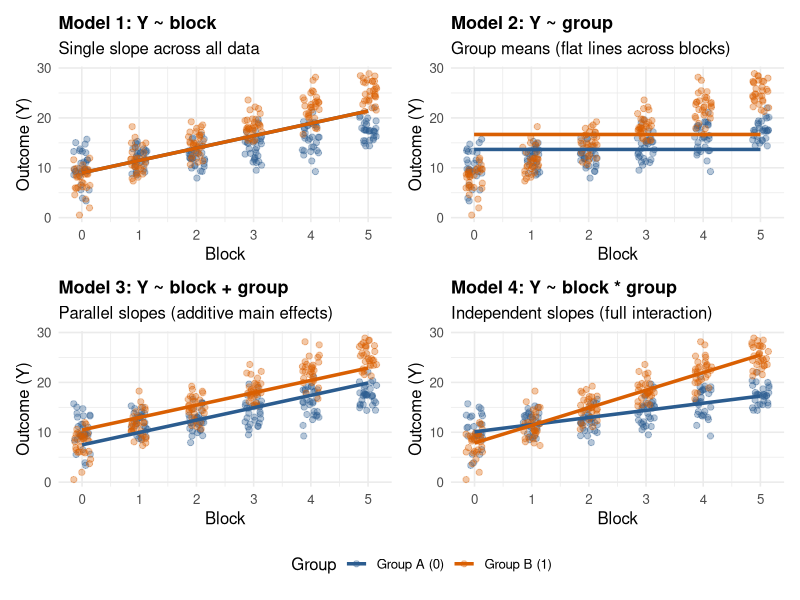
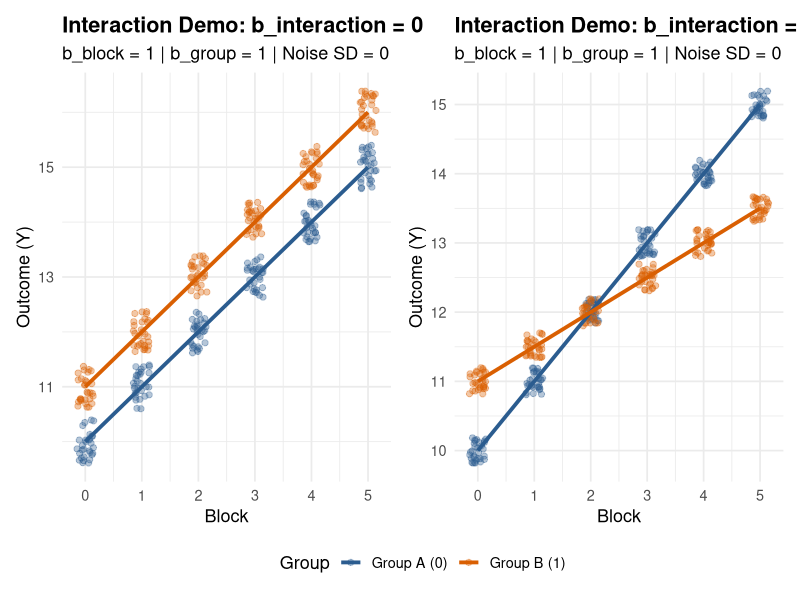

Write R code to recreate these figures, in order.
library(ggplot2)
library(dplyr)
library(patchwork)

# ------------------------------------------------------------------------------
# 1. DATA SIMULATION
# ------------------------------------------------------------------------------
set.seed(42)

n_per_group <- 30  # 30 subjects per group across 6 blocks
blocks <- 0:5
groups <- c("Group A (0)", "Group B (1)")

sim_data <- expand.grid(
  subject = 1:n_per_group,
  group   = groups,
  block   = blocks
) %>%
  mutate(
    # True Population Parameters:
    # Intercept = 10
    # Block main effect = 1.5 (overall upward trend)
    # Group main effect = -2.0 (Group B starts lower)
    # Block * Group interaction = 2.0 (Group B learns/improves much faster)
    mu = 10 + 
      1.5 * block + 
      -2.0 * (group == "Group B (1)") + 
      2.0 * block * (group == "Group B (1)"),
    
    # Add random individual noise
    y = mu + rnorm(n(), mean = 0, sd = 2.5)
  )

# ------------------------------------------------------------------------------
# 2. MODEL FITTING & PREDICTION GENERATION
# ------------------------------------------------------------------------------
# Model 1: Block effect only
m1 <- lm(y ~ block, data = sim_data)

# Model 2: Group effect only
m2 <- lm(y ~ group, data = sim_data)

# Model 3: Main effects (Additive: block + group)
m3 <- lm(y ~ block + group, data = sim_data)

# Model 4: Full Interaction model (block * group)
m4 <- lm(y ~ block * group, data = sim_data)

# Create a dense grid for smooth model fit line visualization
pred_grid <- expand.grid(
  block = seq(0, 5, length.out = 100),
  group = groups
)

pred_grid <- pred_grid %>%
  mutate(
    pred_m1 = predict(m1, newdata = pred_grid),
    pred_m2 = predict(m2, newdata = pred_grid),
    pred_m3 = predict(m3, newdata = pred_grid),
    pred_m4 = predict(m4, newdata = pred_grid)
  )

# ------------------------------------------------------------------------------
# 3. VISUALIZATION FUNCTION FOR MODEL COMPARISON
# ------------------------------------------------------------------------------
plot_model_fit <- function(pred_col, title_text, subtitle_text) {
  ggplot(sim_data, aes(x = block, y = y, color = group, fill = group)) +
    # Raw data points (jittered horizontally)
    geom_jitter(position = position_jitter(width = 0.15, height = 0), 
                alpha = 0.35, size = 1.8) +
    # Fitted model line
    geom_line(data = pred_grid, aes(y = .data[[pred_col]]), linewidth = 1.2) +
    scale_x_continuous(breaks = 0:5) +
    scale_color_manual(values = c("Group A (0)" = "#2b5c8f", "Group B (1)" = "#d95f02")) +
    scale_fill_manual(values = c("Group A (0)" = "#2b5c8f", "Group B (1)" = "#d95f02")) +
    labs(
      title = title_text,
      subtitle = subtitle_text,
      x = "Block",
      y = "Outcome (Y)",
      color = "Group",
      fill = "Group"
    ) +
    theme_minimal(base_size = 12) +
    theme(
      plot.title = element_text(face = "bold", size = 13),
      legend.position = "bottom"
    )
}

# Generate 4 Individual Panels
p1 <- plot_model_fit("pred_m1", "Model 1: Y ~ block", "Single slope across all data")
p2 <- plot_model_fit("pred_m2", "Model 2: Y ~ group", "Group means (flat lines across blocks)")
p3 <- plot_model_fit("pred_m3", "Model 3: Y ~ block + group", "Parallel slopes (additive main effects)")
p4 <- plot_model_fit("pred_m4", "Model 4: Y ~ block * group", "Independent slopes (full interaction)")

# Combine 4 plots into a 2x2 grid using patchwork
combined_models_plot <- (p1 + p2) / (p3 + p4) + 
  plot_layout(guides = "collect") & 
  theme(legend.position = "bottom")

# Display 4-Model Comparison Plot
print(combined_models_plot)


# ------------------------------------------------------------------------------
# 4. INTERACTIVE / PARAMETERIZED INTERACTION DEMONSTRATOR
# ------------------------------------------------------------------------------
# Function to simulate data and plot effects based on custom interaction parameters
simulate_and_plot_interaction <- function(b_block = 1.0, 
                                          b_group = 0.0, 
                                          b_interaction = 2.0, 
                                          noise_sd = 0) {
  
  df <- expand.grid(
    subject = 1:30,
    group   = c("Group A (0)", "Group B (1)"),
    block   = 0:5
  ) %>%
    mutate(
      mu = 10 + 
        b_block * block + 
        b_group * (group == "Group B (1)") + 
        b_interaction * block * (group == "Group B (1)"),
      y = mu + rnorm(n(), mean = 0, sd = noise_sd)
    )
  
  # Fit full model on simulated data
  fit <- lm(y ~ block * group, data = df)
  
  grid <- expand.grid(
    block = seq(0, 5, length.out = 100),
    group = c("Group A (0)", "Group B (1)")
  )
  grid$y_hat <- predict(fit, newdata = grid)
  
  ggplot(df, aes(x = block, y = y, color = group)) +
    geom_jitter(position = position_jitter(width = 0.15), alpha = 0.35, size = 1.8) +
    geom_line(data = grid, aes(y = y_hat), linewidth = 1.3) +
    scale_x_continuous(breaks = 0:5) +
    scale_color_manual(values = c("Group A (0)" = "#2b5c8f", "Group B (1)" = "#d95f02")) +
    labs(
      title = paste0("Interaction Demo: b_interaction = ", b_interaction),
      subtitle = paste0("b_block = ", b_block, " | b_group = ", b_group, " | Noise SD = ", noise_sd),
      x = "Block",
      y = "Outcome (Y)",
      color = "Group"
    ) +
    theme_minimal(base_size = 13) +
    theme(
      plot.title = element_text(face = "bold"),
      legend.position = "bottom"
    )
}

# Example Usage of Interactive Demonstrator:
# 1. Positive interaction (Diverging lines)
p_demo1 <- simulate_and_plot_interaction(b_block = 1.0, b_group = 1, b_interaction = 0)

# 2. Negative interaction (Crossover / Converging lines)
p_demo2 <- simulate_and_plot_interaction(b_block = 1.0, b_group = 1, b_interaction = -.5)
# IMPORTANT: Slope for Group B is b_block + b_interaction (1-.5=.5)

# Display demo comparison
print(p_demo1 + p_demo2 + plot_layout(guides = "collect") & theme(legend.position = "bottom"))
